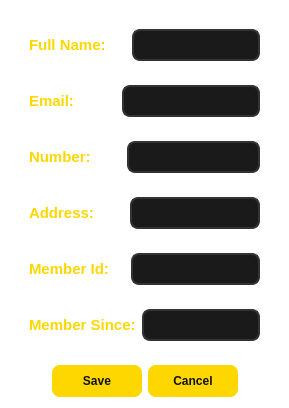
<?xml version="1.0" encoding="UTF-8"?>
<ui version="4.0">
 <class>EditMemberDialog</class>
 <widget class="QDialog" name="EditMemberDialog">
  <property name="geometry">
   <rect>
    <x>0</x>
    <y>0</y>
    <width>289</width>
    <height>300</height>
   </rect>
  </property>
  <property name="windowTitle">
   <string>EDIT</string>
  </property>
  <property name="windowIcon">
   <iconset>
    <normalon>:/icons/FILES/LOGO.png</normalon>
   </iconset>
  </property>
  <property name="styleSheet">
   <string notr="true">QDialog
{
    background-color: #111111;
    color: white;
    font-family: &quot;Segoe UI&quot;;
}

QWidget
{
    background-color: transparent;
    color: white;
}

QLabel
{
    color: #FFD700;
    font-size: 11pt;
    font-weight: bold;
    border: none;
}

QLineEdit
{
    background-color: #1a1a1a;
    color: white;
    border: 2px solid #333333;
    border-radius: 8px;
    padding: 6px;
    selection-background-color: #FFD700;
    selection-color: black;
}

QLineEdit:focus
{
    border: 2px solid #FFD700;
}

QLineEdit:disabled
{
    background-color: #222222;
    color: #888888;
    border: 2px solid #444444;
}

QDialogButtonBox QPushButton
{
    background-color: #FFD700;
    color: #111111;
    border: none;
    border-radius: 8px;
    min-width: 90px;
    min-height: 32px;
    font-weight: bold;
}

QDialogButtonBox QPushButton:hover
{
    background-color: #e6c200;
}

QDialogButtonBox QPushButton:pressed
{
    background-color: #c9aa00;
}

QDialogButtonBox QPushButton[text=&quot;Cancel&quot;]
{
    background-color: #2a2a2a;
    color: white;
}

QDialogButtonBox QPushButton[text=&quot;Cancel&quot;]:hover
{
    background-color: #3a3a3a;
}
</string>
  </property>
  <layout class="QVBoxLayout" name="verticalLayout">
   <item>
    <widget class="QWidget" name="widget" native="true">
     <layout class="QVBoxLayout" name="verticalLayout_2">
      <item>
       <widget class="QWidget" name="widget_3" native="true">
        <layout class="QHBoxLayout" name="horizontalLayout_2">
         <property name="spacing">
          <number>26</number>
         </property>
         <item>
          <widget class="QLabel" name="label_3">
           <property name="text">
            <string>Full Name:</string>
           </property>
          </widget>
         </item>
         <item>
          <widget class="QLineEdit" name="lineEdit"/>
         </item>
        </layout>
       </widget>
      </item>
      <item>
       <widget class="QWidget" name="widget_2" native="true">
        <layout class="QHBoxLayout" name="horizontalLayout">
         <property name="spacing">
          <number>48</number>
         </property>
         <item>
          <widget class="QLabel" name="label">
           <property name="text">
            <string>Email:</string>
           </property>
          </widget>
         </item>
         <item>
          <widget class="QLineEdit" name="lineEdit_2"/>
         </item>
        </layout>
       </widget>
      </item>
      <item>
       <widget class="QWidget" name="widget_4" native="true">
        <layout class="QHBoxLayout" name="horizontalLayout_3">
         <property name="spacing">
          <number>36</number>
         </property>
         <item>
          <widget class="QLabel" name="label_5">
           <property name="text">
            <string>Number:</string>
           </property>
          </widget>
         </item>
         <item>
          <widget class="QLineEdit" name="lineEdit_3"/>
         </item>
        </layout>
       </widget>
      </item>
      <item>
       <widget class="QWidget" name="widget_7" native="true">
        <layout class="QHBoxLayout" name="horizontalLayout_6">
         <property name="spacing">
          <number>36</number>
         </property>
         <item>
          <widget class="QLabel" name="label_11">
           <property name="text">
            <string>Address:</string>
           </property>
          </widget>
         </item>
         <item>
          <widget class="QLineEdit" name="lineEdit_4"/>
         </item>
        </layout>
       </widget>
      </item>
      <item>
       <widget class="QWidget" name="widget_6" native="true">
        <layout class="QHBoxLayout" name="horizontalLayout_5">
         <property name="spacing">
          <number>22</number>
         </property>
         <item>
          <widget class="QLabel" name="label_9">
           <property name="text">
            <string>Member Id:</string>
           </property>
          </widget>
         </item>
         <item>
          <widget class="QLineEdit" name="lineEdit_5"/>
         </item>
        </layout>
       </widget>
      </item>
      <item>
       <widget class="QWidget" name="widget_5" native="true">
        <layout class="QHBoxLayout" name="horizontalLayout_4">
         <item>
          <widget class="QLabel" name="label_7">
           <property name="text">
            <string>Member Since:</string>
           </property>
          </widget>
         </item>
         <item>
          <widget class="QLineEdit" name="lineEdit_6"/>
         </item>
        </layout>
       </widget>
      </item>
     </layout>
    </widget>
   </item>
   <item>
    <widget class="QDialogButtonBox" name="buttonBox">
     <property name="orientation">
      <enum>Qt::Horizontal</enum>
     </property>
     <property name="standardButtons">
      <set>QDialogButtonBox::Cancel|QDialogButtonBox::Save</set>
     </property>
     <property name="centerButtons">
      <bool>true</bool>
     </property>
    </widget>
   </item>
  </layout>
 </widget>
 <resources/>
 <connections>
  <connection>
   <sender>buttonBox</sender>
   <signal>accepted()</signal>
   <receiver>EditMemberDialog</receiver>
   <slot>accept()</slot>
   <hints>
    <hint type="sourcelabel">
     <x>248</x>
     <y>254</y>
    </hint>
    <hint type="destinationlabel">
     <x>157</x>
     <y>274</y>
    </hint>
   </hints>
  </connection>
  <connection>
   <sender>buttonBox</sender>
   <signal>rejected()</signal>
   <receiver>EditMemberDialog</receiver>
   <slot>reject()</slot>
   <hints>
    <hint type="sourcelabel">
     <x>316</x>
     <y>260</y>
    </hint>
    <hint type="destinationlabel">
     <x>286</x>
     <y>274</y>
    </hint>
   </hints>
  </connection>
 </connections>
</ui>
